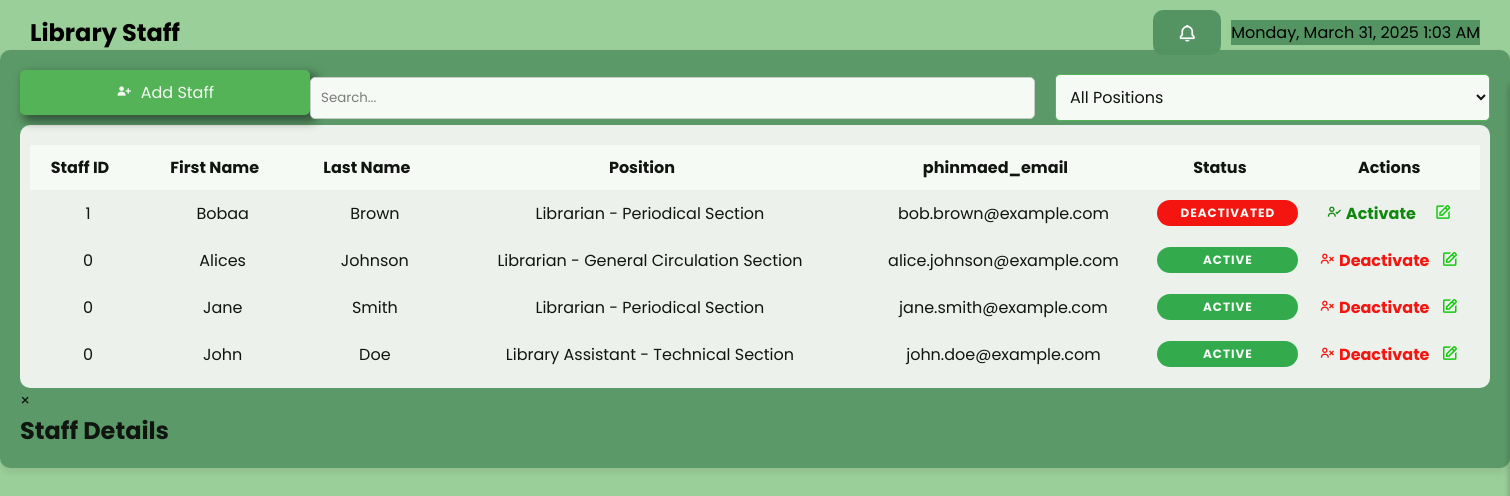
Before: /staff.php with the older database file.
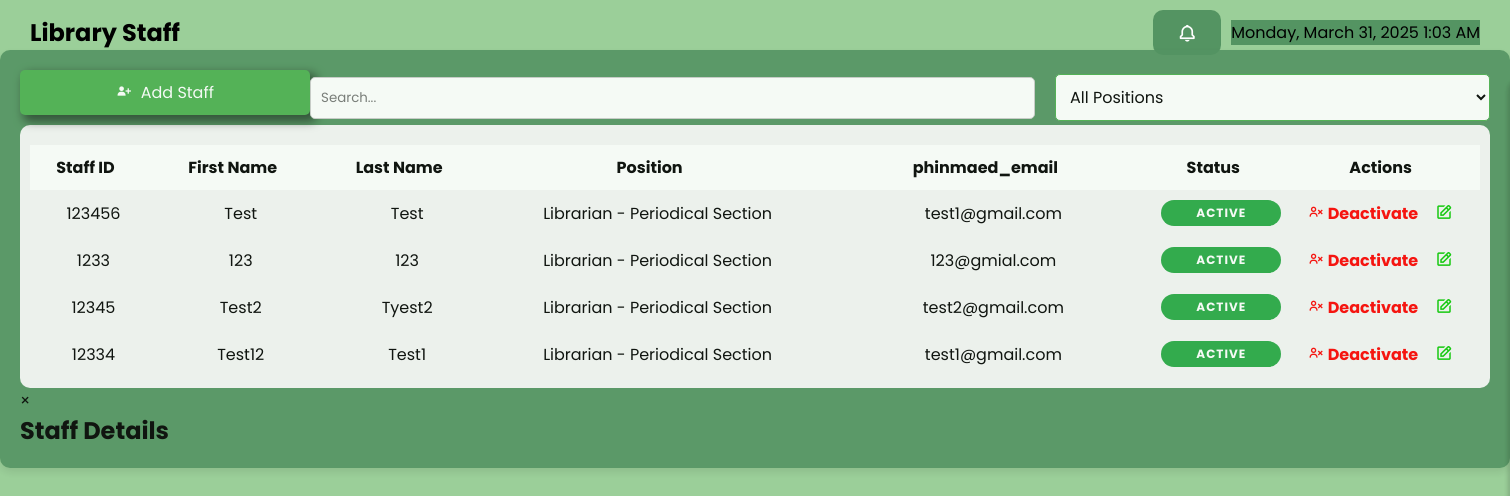
After: the same page with the newer database file.
### tables this page shows
CREATE TABLE `staff` (
  `staff_id` int(11) NOT NULL,
  `staff_idNum` int(11) NOT NULL,
  `staff_first_name` varchar(255) NOT NULL,
  `staff_last_name` varchar(255) NOT NULL,
  `position` varchar(255) NOT NULL,
  `phinmaed_email` varchar(255) NOT NULL,
  `department` varchar(255) NOT NULL,
  `status` tinyint(1) NOT NULL DEFAULT 1
);

### staff.php (the view, shortened to what this page needs)
<?php
include 'db_config.php';
?>
<!DOCTYPE html>
<html lang="en">
<head>
    <link rel="stylesheet" href="staff.css">
    <link rel="stylesheet" href="global.css">
    <link href='https://unpkg.com/boxicons@2.1.1/css/boxicons.min.css' rel='stylesheet'>
</head>
<body>
<nav class="header">
    <h1>Library Staff</h1>
    <div class="header-actions">
        <button id="notificationButton" class="notification-btn">
            <i class='bx bx-bell'></i>
        </button>
        <div class="header-right">
            <?php echo date('l, F j, Y g:i A'); ?>
        </div>
    </div>
</nav>
<div class="container5">
    <div class="search-sort">
        <button id="openStaffFormButton" class="add-btn"><i class='bx bxs-user-plus '></i>&nbsp; Add Staff</button>
        <input type="text" id="search4" placeholder="Search...">
        <select id="positionFilter" class="filter-attendance">
            <option value="">All Positions</option>
        </select>
    </div>
    <div class="table-container2">
        <table>
            <thead>
                <tr>
                    <th data-column5="staff_idNum">Staff ID<i class='bx bx-sort sort-icon'></i></th>
                    <th data-column5="staff_first_name">First Name<i class='bx bx-sort sort-icon'></i></th>
                    <th data-column5="staff_last_name">Last Name<i class='bx bx-sort sort-icon'></i></th>
                    <th data-column5="position">Position<i class='bx bx-sort sort-icon'></i></th>
                    <th data-column5="phinmaed_email">phinmaed_email<i class='bx bx-sort sort-icon'></i></th>
                    <th data-column5="status">Status<i class='bx bx-sort sort-icon'></i></th>
                    <th>Actions</th>
                </tr>
            </thead>
            <tbody id="staffTableBody">
                <?php
                $result = $conn->query("SELECT * FROM staff ORDER BY staff_id DESC");
                if ($result->num_rows > 0) {
                    while ($row = $result->fetch_assoc()) {
                        $status = isset($row['status']) && $row['status'] == 1 ? 'Active' : 'Deactivated';
                        $toggleStatus = $row['status'] == 1 ? 'Deactivate' : 'Activate';
                        $toggleClass = $row['status'] == 1 ? 'deactivate-btn' : 'activate-btn';
                        $toggleIcon = $row['status'] == 1 ? 'bx-user-x' : 'bx-user-check';
                        $statusClass = $row['status'] == 1 ? 'status-active-staff' : 'status-deactivated';
                        echo "<tr>
                                <td>{$row['staff_idNum']}</td>
                                <td>{$row['staff_first_name']}</td>
                                <td>{$row['staff_last_name']}</td>
                                <td>{$row['position']}</td>
                                <td>{$row['phinmaed_email']}</td>
                                <td class='{$statusClass}'>{$status}</td>
                                <td>
                                    <form method='POST' class='toggle-status-form'>
                                        <input type='hidden' name='staff_id' value='{$row['staff_id']}'>
                                        <div class='actions_button'>
                                            <button type='submit' name='toggle_staff_status' class='toggle-staff-status-btn {$toggleClass}' onclick='return confirmToggleStatus(event, \"{$toggleStatus}\")'><i class='bx {$toggleIcon}'></i> {$toggleStatus}</button>
                                            <button type='button' class='edit-btn' onclick='editStaff({$row['staff_id']})'><i class='bx bx-edit ' ></i></button>
                                        </div>
                                    </form>
                                </td>
                              </tr>";
                    }
                } else {
                    echo "<tr><td colspan='8'>No Registered Staff.</td></tr>";
                }
                ?>
            </tbody>
        </table>
    </div>
    <div id="floatingTableContainer" class="floating-table-container">
        <span class="close-floating-table" onclick="closeFloatingTable()">×</span>
        <h2>Staff Details</h2>
    </div>
</body>
</html>

Changed rows visible on the page:
removed staff: staff_idNum "1", staff_first_name "Bobaa", staff_last_name "Brown", position "Librarian - Periodical Section", phinmaed_email "bob.brown@example.com", status "DEACTIVATED", status "Activate"
removed staff: staff_idNum "0", staff_first_name "Alices", staff_last_name "Johnson", position "Librarian - General Circulation Section", phinmaed_email "alice.johnson@example.com", status "ACTIVE", status "Deactivate"
removed staff: staff_idNum "0", staff_first_name "Jane", staff_last_name "Smith", position "Librarian - Periodical Section", phinmaed_email "jane.smith@example.com", status "ACTIVE", status "Deactivate"
removed staff: staff_idNum "0", staff_first_name "John", staff_last_name "Doe", position "Library Assistant - Technical Section", phinmaed_email "john.doe@example.com", status "ACTIVE", status "Deactivate"
added staff: staff_idNum "123456", staff_first_name "Test", staff_last_name "Test", position "Librarian - Periodical Section", phinmaed_email "test1@gmail.com", status "ACTIVE", status "Deactivate"
added staff: staff_idNum "1233", staff_first_name "123", staff_last_name "123", position "Librarian - Periodical Section", phinmaed_email "123@gmial.com", status "ACTIVE", status "Deactivate"
added staff: staff_idNum "12345", staff_first_name "Test2", staff_last_name "Tyest2", position "Librarian - Periodical Section", phinmaed_email "test2@gmail.com", status "ACTIVE", status "Deactivate"
added staff: staff_idNum "12334", staff_first_name "Test12", staff_last_name "Test1", position "Librarian - Periodical Section", phinmaed_email "test1@gmail.com", status "ACTIVE", status "Deactivate"
